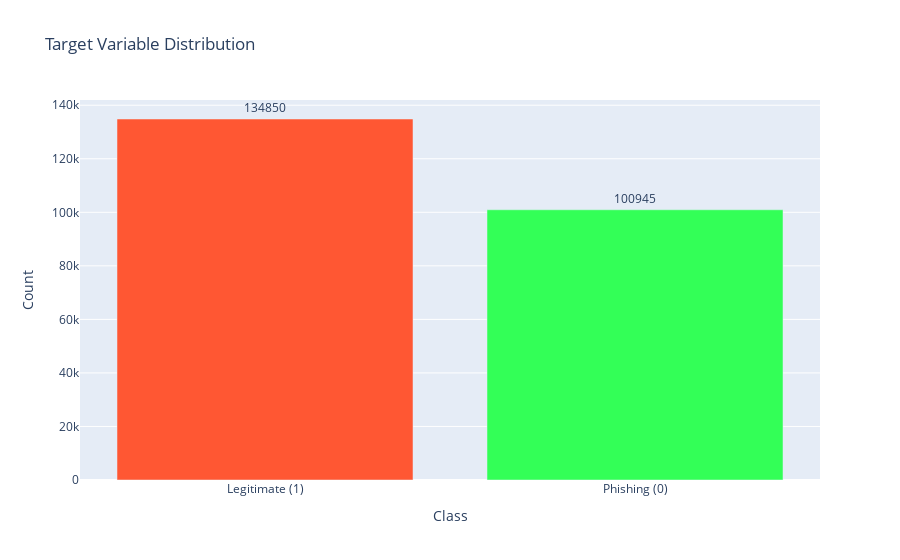

Notebook code cell kept with this figure:
### Markdown cell above
La distribución de la variable objetivo `label` muestra un ligero desbalance, donde el ***57% de las muestras*** corresponden a la clase `1` (posiblemente legítima) y el ***43%*** a la clase `0` (posiblemente phishing).  

Este desbalance ***no es extremo***, por lo que la mayoría de los modelos de aprendizaje automático deberían manejarlo sin necesidad de técnicas avanzadas de balanceo. Sin embargo, en modelos sensibles a la distribución de clases, como ***regresión logística o SVM***, puede ser recomendable aplicar técnicas como ***Balanceo de clases***, ***undersampling***, o ***oversampling (SMOTE, ADASYN)*** para evitar sesgos en la predicción.  

Además, al evaluar el desempeño del modelo, métricas como ***AUC-ROC, F1-score o balanced accuracy*** pueden proporcionar una mejor visión de la efectividad del modelo en ambas clases, en lugar de depender únicamente de la precisión general.

### Code cell
target_counts = y.value_counts()
target_labels = ["Legitimate (1)", "Phishing (0)"]

fig_bar = px.bar(
    x=target_labels,
    y=target_counts,
    text=target_counts,
    color=target_labels,
    color_discrete_sequence=["#FF5733", "#33FF57"],
    title="Target Variable Distribution"
)
fig_bar.update_traces(texttemplate='%{text}', textposition='outside')
fig_bar.update_layout(xaxis_title="Class", yaxis_title="Count", showlegend=False)

fig_bar.show()

### Figure 1 — Plotly figure (JSON) as saved in the notebook; plotly's stock layout.template omitted (floating-point values rounded to 4 significant figures)
{"data": [{"alignmentgroup": "True", "hovertemplate": "color=Legitimate (1)<br>x=%{x}<br>y=%{y}<br>text=%{text}<extra></extra>", "legendgroup": "Legitimate (1)", "marker": {"color": "#FF5733", "pattern": {"shape": ""}}, "name": "Legitimate (1)", "offsetgroup": "Legitimate (1)", "orientation": "v", "showlegend": true, "text": [134850], "textposition": "outside", "texttemplate": "%{text}", "type": "bar", "x": ["Legitimate (1)"], "xaxis": "x", "y": [134850], "yaxis": "y"}, {"alignmentgroup": "True", "hovertemplate": "color=Phishing (0)<br>x=%{x}<br>y=%{y}<br>text=%{text}<extra></extra>", "legendgroup": "Phishing (0)", "marker": {"color": "#33FF57", "pattern": {"shape": ""}}, "name": "Phishing (0)", "offsetgroup": "Phishing (0)", "orientation": "v", "showlegend": true, "text": [100945], "textposition": "outside", "texttemplate": "%{text}", "type": "bar", "x": ["Phishing (0)"], "xaxis": "x", "y": [100945], "yaxis": "y"}], "layout": {"barmode": "relative", "legend": {"title": {"text": "color"}, "tracegroupgap": 0}, "showlegend": false, "title": {"text": "Target Variable Distribution"}, "xaxis": {"anchor": "y", "domain": [0, 1], "title": {"text": "Class"}}, "yaxis": {"anchor": "x", "domain": [0, 1], "title": {"text": "Count"}}}}
